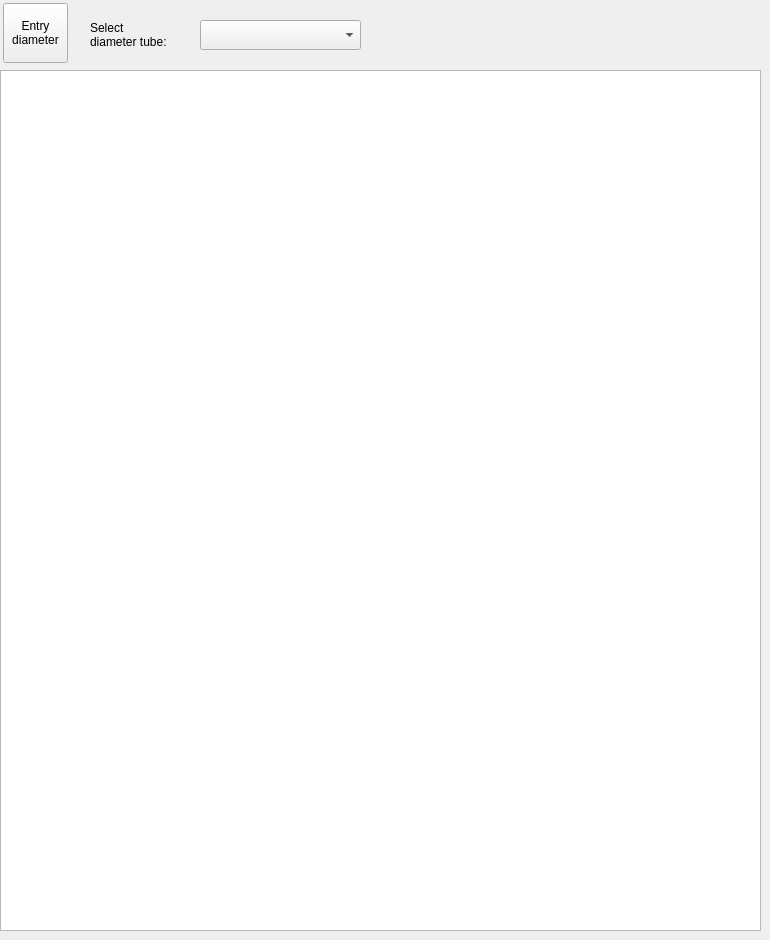
        <widget class="QWidget" name="tab_fpsq_diam">
         <attribute name="title">
          <string>FPSQ Roll Diameter</string>
         </attribute>
         <widget class="QTableView" name="tv_fpsq_diam">
          <property name="geometry">
           <rect>
            <x>0</x>
            <y>70</y>
            <width>761</width>
            <height>861</height>
           </rect>
          </property>
         </widget>
         <widget class="QComboBox" name="cb_Od_FpSq">
          <property name="geometry">
           <rect>
            <x>200</x>
            <y>20</y>
            <width>161</width>
            <height>30</height>
           </rect>
          </property>
         </widget>
         <widget class="QLabel" name="label_25">
          <property name="geometry">
           <rect>
            <x>90</x>
            <y>20</y>
            <width>111</width>
            <height>30</height>
           </rect>
          </property>
          <property name="text">
           <string>Select
diameter tube:</string>
          </property>
         </widget>
         <widget class="QToolButton" name="tb_EnDiamFpSq">
          <property name="geometry">
           <rect>
            <x>3</x>
            <y>3</y>
            <width>65</width>
            <height>60</height>
           </rect>
          </property>
          <property name="layoutDirection">
           <enum>Qt::LeftToRight</enum>
          </property>
          <property name="text">
           <string>Entry
diameter</string>
          </property>
          <property name="iconSize">
           <size>
            <width>36</width>
            <height>36</height>
           </size>
          </property>
          <property name="toolButtonStyle">
           <enum>Qt::ToolButtonTextUnderIcon</enum>
          </property>
         </widget>
        </widget>
